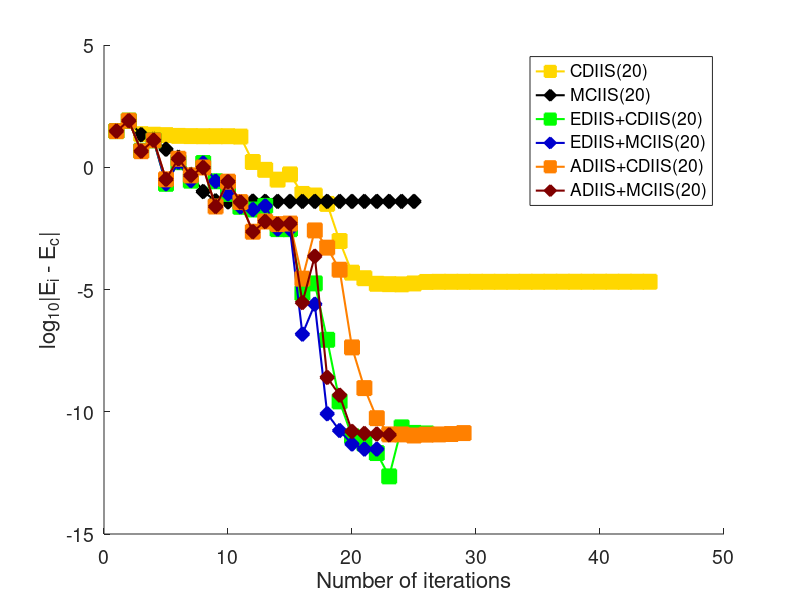

Write the MATLAB code that produced this figure.
% SCF Done:  E(RB3LYP) =  -1082.11401606     A.U. after   35 cycles

load crc1Out.mat;

maxSCFIter = 200;
ener = output.ener;
iter = output.iter;
energySet = output.energySet;

yellow = [255 215 0] ./ 255;
darkBlue = [0 0 205] ./ 255;
orange = [255 128 0] ./ 255;
darkRed = [128 0 0] ./ 255;

% shapes = {'s', 'o', 'v', '^', 'd', 'h', '<', '>'};
shapes = {'s', 'd', 's', 'd', 's', 'd'};
colors = {yellow, 'k', 'g', darkBlue, orange, darkRed};

for iType = 1:length(ener)
    fprintf('%0.8f  %d \n', ener{iType}, iter{iType});
end

energyArray = [ener{:}];
iterArray = [iter{:}];
minEnergy = min(energyArray(iterArray~=maxSCFIter));

hFig = figure();
set(hFig, 'Position', [10 10 800 600])
hold();
for iType = 1:length(ener)
    errorArray = log10(abs(energySet{iType} - minEnergy));
    errorArray(errorArray == -inf) = min(errorArray(errorArray ~= -inf));
    plot(1:length(energySet{iType}), errorArray, ...
        'LineWidth', 1.5, ...
        'Color', colors{iType}, ...
        'Marker', shapes{iType}, ...
        'MarkerFaceColor', colors{iType}, ...
        'MarkerSize', 10);
end

set(gca,'FontSize', 14)

xlabel('Number of iterations', 'FontSize', 16);
ylabel('log_{10}|E_i - E_c|', 'FontSize', 16);
legend('CDIIS(20)', 'MCIIS(20)', 'EDIIS+CDIIS(20)', 'EDIIS+MCIIS(20)', 'ADIIS+CDIIS(20)', 'ADIIS+MCIIS(20)', ...
    'Location', 'NorthEast');

outputFileName = './graphs/crc1.pdf';
print(outputFileName, '-dpdf')


